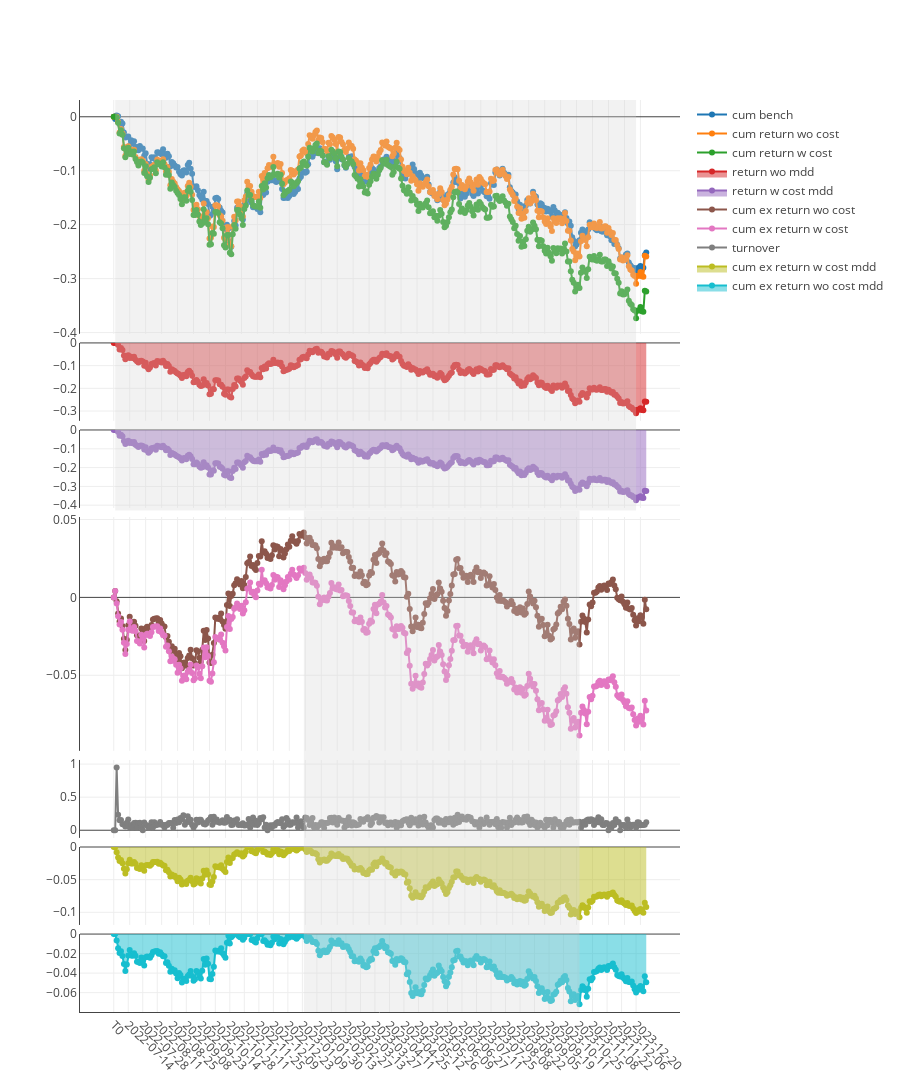

Notebook cell for this chart:
### Code cell
import pickle

file_path = f'out/backtests/{ex_num}/gp/2-graph.pkl'

with open(file_path, 'rb') as file:
    chart = pickle.load(file)
chart.show()

### Figure 1 — Plotly figure (JSON) as saved in the notebook; plotly's stock layout.template omitted (floating-point values rounded to 4 significant figures; data arrays with more than 128 entries replaced by an {"elided": "..."} marker saying what was removed)
{"data": [{"mode": "lines+markers", "name": "cum bench", "type": "scatter", "x": {"elided": "368 str values"}, "xaxis": "x", "y": {"elided": "368 float values"}, "yaxis": "y"}, {"mode": "lines+markers", "name": "cum return wo cost", "type": "scatter", "x": {"elided": "368 str values"}, "xaxis": "x", "y": {"elided": "368 float values"}, "yaxis": "y"}, {"mode": "lines+markers", "name": "cum return w cost", "type": "scatter", "x": {"elided": "368 str values"}, "xaxis": "x", "y": {"elided": "368 float values"}, "yaxis": "y"}, {"fill": "tozeroy", "mode": "lines+markers", "name": "return wo mdd", "type": "scatter", "x": {"elided": "368 str values"}, "xaxis": "x2", "y": {"elided": "368 float values"}, "yaxis": "y2"}, {"fill": "tozeroy", "mode": "lines+markers", "name": "return w cost mdd", "type": "scatter", "x": {"elided": "368 str values"}, "xaxis": "x3", "y": {"elided": "368 float values"}, "yaxis": "y3"}, {"mode": "lines+markers", "name": "cum ex return wo cost", "type": "scatter", "x": {"elided": "368 str values"}, "xaxis": "x4", "y": {"elided": "368 float values"}, "yaxis": "y4"}, {"mode": "lines+markers", "name": "cum ex return w cost", "type": "scatter", "x": {"elided": "368 str values"}, "xaxis": "x4", "y": {"elided": "368 float values"}, "yaxis": "y4"}, {"mode": "lines+markers", "name": "turnover", "type": "scatter", "x": {"elided": "368 str values"}, "xaxis": "x5", "y": {"elided": "368 float values"}, "yaxis": "y5"}, {"fill": "tozeroy", "mode": "lines+markers", "name": "cum ex return w cost mdd", "type": "scatter", "x": {"elided": "368 str values"}, "xaxis": "x6", "y": {"elided": "368 float values"}, "yaxis": "y6"}, {"fill": "tozeroy", "mode": "lines+markers", "name": "cum ex return wo cost mdd", "type": "scatter", "x": {"elided": "368 str values"}, "xaxis": "x7", "y": {"elided": "368 float values"}, "yaxis": "y7"}], "layout": {"height": 1200, "shapes": [{"fillcolor": "#d3d3d3", "line": {"width": 0}, "opacity": 0.3, "type": "rect", "x0": "2022-07-01", "x1": "2023-12-20", "xref": "x", "y0": 0.55, "y1": 1, "yref": "paper"}, {"fillcolor": "#d3d3d3", "line": {"width": 0}, "opacity": 0.3, "type": "rect", "x0": "2023-01-10", "x1": "2023-10-26", "xref": "x", "y0": 0, "y1": 0.55, "yref": "paper"}], "title": {"text": " "}, "xaxis": {"anchor": "y", "domain": [0, 1], "matches": "x7", "showline": false, "showticklabels": false, "tickangle": 45, "type": "category"}, "xaxis2": {"anchor": "y2", "domain": [0, 1], "matches": "x7", "showline": false, "showticklabels": false, "tickangle": 45, "type": "category"}, "xaxis3": {"anchor": "y3", "domain": [0, 1], "matches": "x7", "showline": false, "showticklabels": false, "tickangle": 45, "type": "category"}, "xaxis4": {"anchor": "y4", "domain": [0, 1], "matches": "x7", "showline": false, "showticklabels": false, "tickangle": 45, "type": "category"}, "xaxis5": {"anchor": "y5", "domain": [0, 1], "matches": "x7", "showline": false, "showticklabels": false, "tickangle": 45, "type": "category"}, "xaxis6": {"anchor": "y6", "domain": [0, 1], "matches": "x7", "showline": false, "showticklabels": false, "tickangle": 45, "type": "category"}, "xaxis7": {"anchor": "y7", "domain": [0, 1], "showline": true, "tickangle": 45, "type": "category"}, "yaxis": {"anchor": "x", "domain": [0.7436, 1], "showline": true, "showticklabels": true, "zeroline": true}, "yaxis2": {"anchor": "x2", "domain": [0.6482, 0.7336], "showline": true, "showticklabels": true, "zeroline": true}, "yaxis3": {"anchor": "x3", "domain": [0.5527, 0.6382], "showline": true, "showticklabels": true, "zeroline": true}, "yaxis4": {"anchor": "x4", "domain": [0.2864, 0.5427], "showline": true, "showticklabels": true, "zeroline": true}, "yaxis5": {"anchor": "x5", "domain": [0.1909, 0.2764], "showline": true, "showticklabels": true, "zeroline": true}, "yaxis6": {"anchor": "x6", "domain": [0.09545, 0.1809], "showline": true, "showticklabels": true, "zeroline": true}, "yaxis7": {"anchor": "x7", "domain": [0, 0.08545], "showline": true, "showticklabels": true, "zeroline": true}}}
